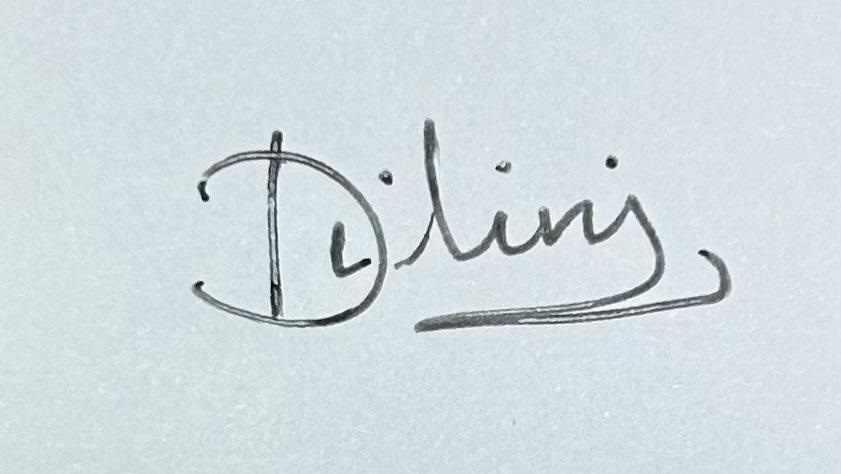
#> input picture signature.jpg, 841 x 474 px
$ python esignature_generator.py
#> lines starting #> are read from the running program, lines starting #| are printed output that depends on the picture; after the words box and inside, x2 and y2 are one past the last pixel; in counts of white or black regions, pixels touching at a corner belong together

import cv2
import matplotlib.pyplot as plt

# Read the image
sig_org = cv2.imread('signature.jpg', cv2.IMREAD_COLOR)
#> sig_org is the input picture: shape (474, 841, 3); mean B, G, R 224.9, 219.8, 210.1

# Check if the image is loaded properly
if sig_org is None:
    print("Error: Could not load image. Please check the path and filename.")
else:
    print(f"Original image dimensions: {sig_org.shape}")
#| Original image dimensions: (474, 841, 3)

    # Display the original image
    plt.imshow(sig_org[:, :, ::-1])
    plt.title('Sample Signature')
    plt.show()

    # Define crop indices (adjust these if necessary)
    crop_y1, crop_y2 = 100, 380
    crop_x1, crop_x2 = 150, 780

    # Check if crop indices are within the image dimensions
    if crop_y2 > sig_org.shape[0] or crop_x2 > sig_org.shape[1]:
        print(f"Error: Crop indices are out of bounds. Image dimensions: {sig_org.shape}")
    else:
        # Crop the signature from the original image
        sig = sig_org[crop_y1:crop_y2, crop_x1:crop_x2, :]
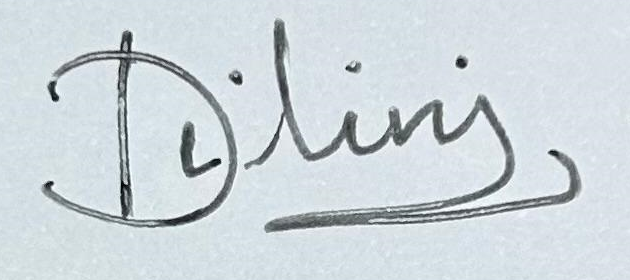
#> sig: shape (280, 630, 3); mean B, G, R 219.9, 214.7, 205.7
        print(f"Cropped image dimensions: {sig.shape}")
#| Cropped image dimensions: (280, 630, 3)

        # Display the cropped image
        plt.imshow(sig[:, :, ::-1])
        plt.title('Cropped Signature')
        plt.show()

        # Convert the cropped image to grayscale
        sig_gray = cv2.cvtColor(sig, cv2.COLOR_BGR2GRAY)
        plt.imshow(sig_gray, cmap='gray')
        plt.title('Gray Scale Signature')
        plt.show()

        # Create a binary (black and white) mask
        ret, alpha_mask = cv2.threshold(sig_gray, 150, 255, cv2.THRESH_BINARY_INV)
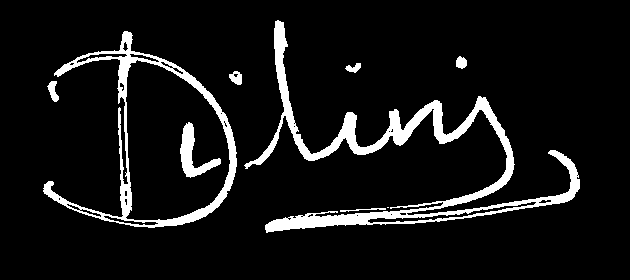
#> alpha_mask: shape (280, 630); 8.2% white; 9 white regions (1 under 20 px), largest, box (x1, y1, x2, y2) and area: (244, 20, 580, 233) 8672, (43, 31, 237, 228) 4462, (180, 122, 221, 178) 810
        cv2.imwrite('alpha_mask.jpg', alpha_mask)
        plt.imshow(alpha_mask, cmap='gray')
        plt.title('Alpha Mask')
        plt.show()

        # Create a blue mask for the signature
        blue_mask = sig.copy()
        blue_mask[:, :] = (255, 0, 0)
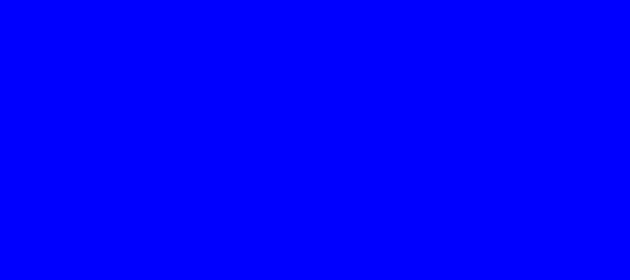
#> blue_mask: shape (280, 630, 3); mean B, G, R 255, 0, 0
        plt.imshow(blue_mask[:, :, ::-1])
        plt.title('Blue Mask')
        plt.show()

        # Blend the original signature with the blue mask
        sig_color = cv2.addWeighted(sig, 1, blue_mask, 0.5, 0)
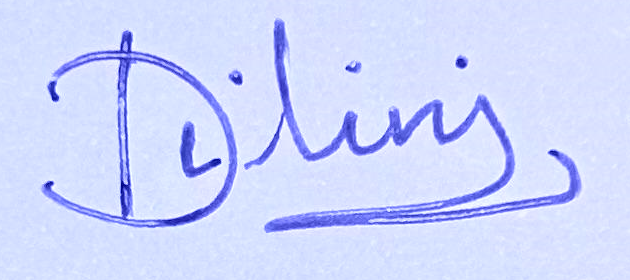
#> sig_color: shape (280, 630, 3); mean B, G, R 253.1, 214.7, 205.7
        plt.imshow(sig_color[:, :, ::-1])
        plt.title('Color Signature with Blue Mask')
        plt.show()

        # Split the color channels from the blended image
        b, g, r = cv2.split(sig_color)
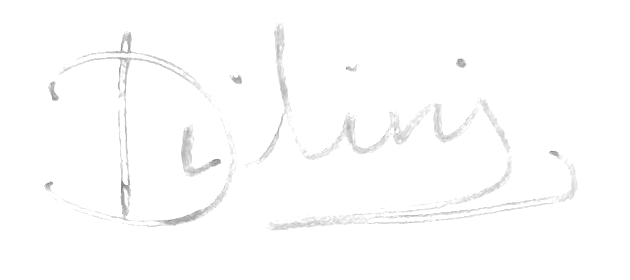
#> b: shape (280, 630); min 132, max 255, mean 253.1

        # Print shapes of the channels for verification
        print("Blue channel shape:", b.shape)
#| Blue channel shape: (280, 630)
        print("Green channel shape:", g.shape)
#| Green channel shape: (280, 630)
        print("Red channel shape:", r.shape)
#| Red channel shape: (280, 630)

        # Create a list of the four arrays, including the alpha channel as the 4th member
        new = [b, g, r, alpha_mask]

        # Use the merge() function to create a single, multi-channel array
        png = cv2.merge(new)

        # Save the transparent signature as a PNG file
        cv2.imwrite('extracted_sig.png', png)
